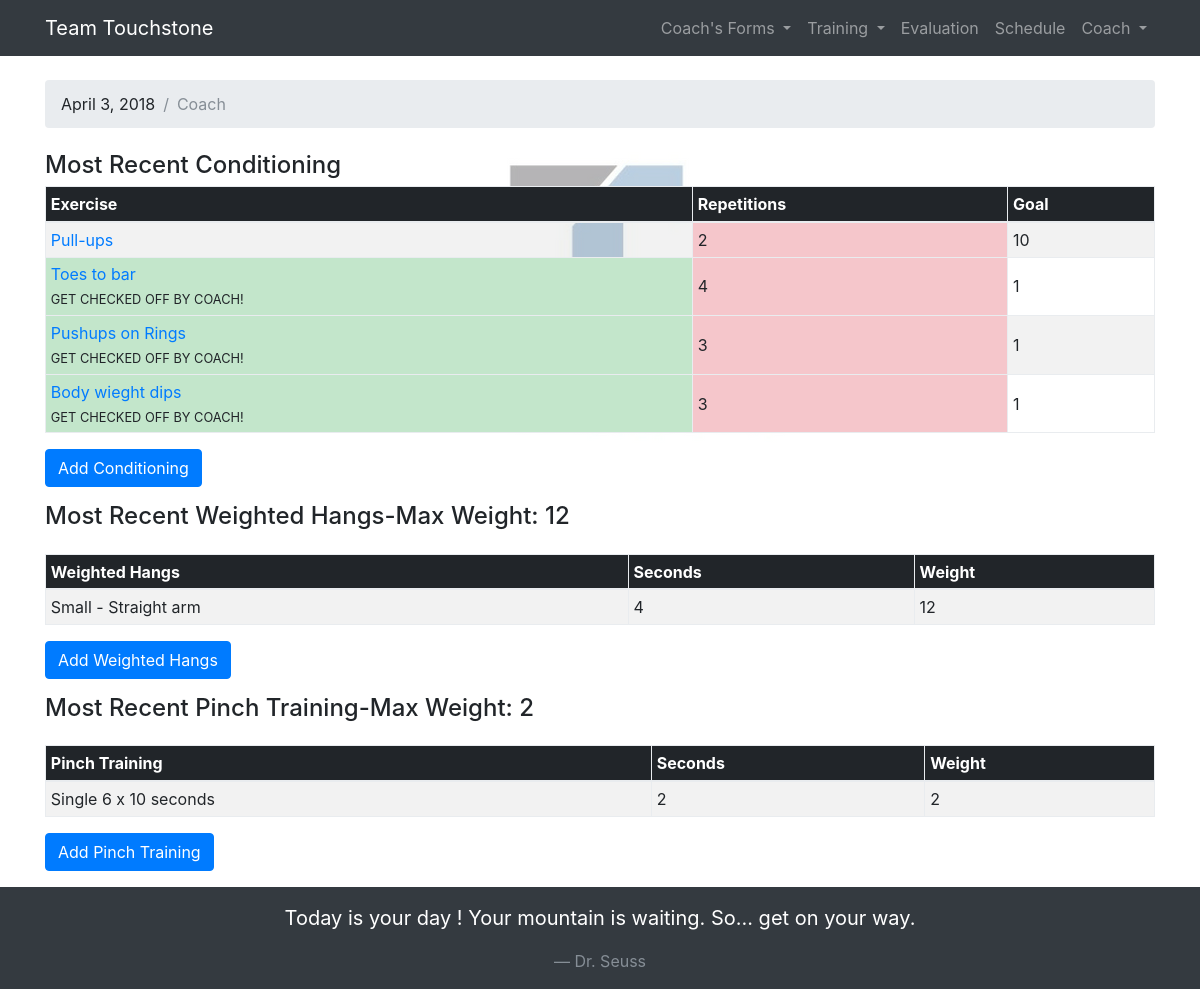
The page /AthletePage/ (signed in) on the database its author committed.
### training/models.py (models this page shows, shortened)
class Athlete(models.Model):
    user = models.OneToOneField(User, on_delete=models.CASCADE)
    birthdate = models.DateField(null=True, blank=True)
    height = models.IntegerField(null=True, blank=True)
    wingspan = models.IntegerField(null=True, blank=True)
    ape_index = models.IntegerField(null=True, blank=True)
    weight = models.IntegerField(null=True, blank=True)
    guardian1 = models.CharField(max_length=50, blank=True)
    guardian1_email = models.EmailField(max_length=75, blank=True)
    guardian2 = models.CharField(max_length=50, blank=True)
    guardian2_email = models.EmailField(max_length=75, blank=True)
    eval_date = models.DateField(null=True, blank=True)
    def get_weighted_training(self, training, max_weight=False):
        last_session = training.objects.filter(session__athlete=self).last()
        try:
            if max_weight:
                last_hangs = max(training.objects.filter(session=last_session.session).values('weight'))
            else:
                last_hangs = training.objects.filter(session=last_session.session)
            return last_hangs
        except:
            return None
    def get_conditioning(self, category_id, average=False):
        conditionings = Conditioning.objects.filter(session__athlete=self,
                exercise__category__id=category_id).last()
        if average:
            try:
                exercise_instances = Conditioning.objects.filter(session__athlete=self, exercise=conditionings.exercise)
                instance_total = len(exercise_instances)
                rep_total = 0
                for instance in exercise_instances:
                    rep_total += int(instance.repetitions)
                return {'object': conditionings, 'average':rep_total / instance_total}
            except:
                return None
        return {'object': conditionings}
    def can_do_weigthed_exercise(self):
        try:
            return date.today().year - self.birthdate.year > 13
        except:
            return False

class Conditioning(models.Model):
    SETS = (
        (1, 'First'),
        (2, 'Second'),
        (3, 'Third'),
    )
    session = models.ForeignKey(Session, related_name='conditioning_sets')
    exercise = models.ForeignKey(RefExercise, related_name='conditioning_sets')
    repetitions = models.IntegerField()
    setNum = models.IntegerField(choices=SETS, default=1)
    class Meta:
        unique_together = ('session', 'exercise', 'setNum')

class RefExercise(models.Model):
    exercise = models.CharField(max_length=40)
    description = models.CharField(max_length=200, blank=True)
    category = models.ForeignKey(RefCategory, related_name='exercises')
    order = models.IntegerField()
    goal = models.IntegerField()
    def __str__(self):
        return self.exercise

class WeightedHangs(models.Model):
    session = models.ForeignKey(Session, related_name='weighted_hangs')
    hang = models.ForeignKey(RefExercise, related_name="weighted_hangs")
    weight = models.IntegerField()
    seconds = models.IntegerField()

class PinchBlocks(models.Model):
    session = models.ForeignKey(Session, related_name='pinch_blocks')
    pinch = models.ForeignKey(RefExercise, related_name='pinch_blocks') #, related_name='pinch_blocks')
    weight = models.IntegerField()
    seconds = models.IntegerField()

class ClimbingQuotes(models.Model):
    author = models.CharField(max_length=30)
    quote = models.CharField(max_length=200)

### training/views.py (the view)
# urls.py: url(r'^AthletePage/$', views.athletePage, name='athletePage'),
@login_required
def athletePage(request):
    athlete = get_user(request)
    quote = ClimbingQuotes.objects.get(id=random.randint(1, quote_num))
    conditioning = []
    for key in CATEGORY_ID:
        exercise_obj = athlete.get_conditioning(CATEGORY_ID[key], True)
        if exercise_obj is not None:
            conditioning.append(exercise_obj)
    weighted_hangs = athlete.get_weighted_training(WeightedHangs)
    pinch_training = athlete.get_weighted_training(PinchBlocks)
    max_weighted_hangs = athlete.get_weighted_training(WeightedHangs, max_weight=True)
    max_weighted_pinch = athlete.get_weighted_training(PinchBlocks, max_weight=True)
    return render(request, 'athlete_page.html', {'athlete': athlete, 'date': DATE, 'quote': quote,
              'conditioning': conditioning,'max_weighted_pinch':max_weighted_pinch, 'max_weighted_hangs': max_weighted_hangs, 'weighted_hangs': weighted_hangs,
              'pinch_training':pinch_training})

### training/views.py (called while the page is built)
def get_user(request):
    pk = request.user.pk
    athlete = get_object_or_404(Athlete, user__pk=pk)
    return athlete

### templates/athlete_page.html (shortened to what this page needs)
{% extends 'base.html' %}
{% block breadcrumb %}
<li class="breadcrumb-item">{{ date }}</li>
<li class="breadcrumb-item active">{{athlete.user.username}}</li>
{% endblock %}
{% block content %}
<table class="table table-sm table-striped table-bordered">
  <thead class="thead-inverse">
    <h4> Most Recent Conditioning</h4>
  <tr>
    <th>Exercise</th>
    <th>Repetitions</th>
    <th>Goal</th>
  </tr>
</thead>
<tbody>
  {% for condition in conditioning %}
  <tr>
    {% if condition.object.repetitions >= condition.object.exercise.goal %}
    <td class="align-middle table-success"><a href='{% url 'exercise_description' condition.object.exercise.pk %}'>
                                            {{ condition.object.exercise }}
                                          </a>
      <div>  <small class="text-right">GET CHECKED OFF BY COACH!</small></div>
    </td>
      {% else %}
      <td class="align-middle"><a href='{% url 'exercise_description' condition.object.exercise.pk %}'>
                                              {{ condition.object.exercise }}
                                            </a></td>
{% endif %}
    {% if condition.object.repetitions == condition.average %}
    <td class="table-warning align-middle">{{ condition.object.repetitions}}
    </td>
    {% elif condition.object.repetitions < condition.average %}
    <td class="table-danger align-middle">{{ condition.object.repetitions}}
    </td>
    {% elif condition.object.repetitions > condition.average %}
    <td class="table-success align-middle">{{ condition.object.repetitions}}
    </td>
{% endif %}
    <td class="align-middle">{{ condition.object.exercise.goal }}
    </td>
  </tr>
{% endfor %}
</tbody>
</table>
<a href='{% url 'newConditioning' %}' class='btn btn-primary'>Add Conditioning</a>
{% if athlete.can_do_weigthed_exercise %}
<table class='table table-sm table-striped table-bordered'>
<thead class='thead-inverse'>
<h4 class ='py-3'>Most Recent Weighted Hangs-Max Weight: {{ max_weighted_hangs.weight }}
</h4>
<tr>
  <th>Weighted Hangs</th>
  <th>Seconds</th>
  <th>Weight</th>
</tr>
</thead>
<tbody>
{% for item in weighted_hangs %}
<tr>
  <td>{{ item.hang }}</td>
  <td>{{ item.seconds}}</td>
  <td>{{ item.weight }}</td>
</tr>
{% endfor %}
</tbody>
</table>
<a href='{% url 'weighted_hangs' %}' class='btn btn-primary'>Add Weighted Hangs</a>
<h4 class ='py-3'>Most Recent Pinch Training-Max Weight: {{ max_weighted_pinch.weight }}
</h4>
<table class='table table-sm table-striped table-bordered'>
<thead class='thead-inverse'>
<tr>
  <th>Pinch Training</th>
  <th>Seconds</th>
  <th>Weight</th>
</tr>
</thead>
<tbody>
  {% for item in pinch_training %}
  <tr>
    <td>{{ item.pinch }}</td>
    <td>{{ item.seconds }}</td>
    <td>{{ item.weight }}</td>
  </tr>
  {% endfor %}
</tbody>
</table>
<a href='{% url 'pinch_blocks' %}' class='btn btn-primary'>Add Pinch Training</a>
{% endif %}
{% endblock %}

### templates/base.html (shortened to what this page needs)
{% load static %}
<!DOCTYPE html>
<html>
  <head>
    <link rel="stylesheet" href="{% static 'css/bootstrap.min.css' %}">
    <link rel="stylesheet" href="{% static 'css/training.css' %}">
    <link rel="stylesheet" href="{% static 'css/flipclock.css' %}">
  </head>
  <body>
   {% block body %}
    <nav class="navbar navbar-expand-md navbar-dark bg-dark">
      <div class="container">
        <a class="navbar-brand" href="{% url 'home' %}">Team Touchstone</a>
        <div class="collapse navbar-collapse" id="mainMenu">
          {% if user.is_authenticated %}
                <ul class="navbar-nav ml-auto">
                {% ifequal user.groups.all.0.name 'Coach' %}
                <li class="nav-item dropdown">
                  <a class="nav-link dropdown-toggle" href="#" id='CoachMenu' data-toggle="dropdown" aria-haspopup="true" aria-expanded="false">
                    Coach's Forms
                  </a>
                </li>
                  {% endifequal %}
                  <li class="nav-item dropdown">
                    <a class="nav-link dropdown-toggle" href="#" id='TrainingMenu' data-toggle="dropdown" aria-haspopup="true" aria-expanded="false">
                      Training
                    </a>
                  </li>
                  <li class="nav-item">
                    <a class="nav-link" href="{% url 'athleteMetrics' %}">Evaluation</a>
                  </li>
                  <li class="nav-item">
                    <a class="nav-link" href="{% url 'practice_schedule' %}">Schedule</a>
                  </li>
                  <li class="nav-item dropdown">
                    <a class="nav-link dropdown-toggle" href="#" id='userMenu' data-toggle="dropdown" aria-haspopup="true" aria-expanded="false">
                      {{ user.username }}
                    </a>
                  </li>
                </ul>
                {% else %}
                <form class="form-inline ml-auto">
                   <a href="{% url 'login' %}" class="btn btn-outline-secondary">Log in</a>
                   <a href="#" class="btn btn-primary ml-2">Sign up</a>
                </form>
            {% endif %}
              </div>
      </div>
    </nav>
<div class="background">
    <div class="container">
      <ol class="breadcrumb my-4">
        {% block breadcrumb %}
        {% endblock %}
      </ol>
      {% block content %}
      {% endblock %}
    </div>
    {% endblock body %}
  </div>
  </body>
  <footer class="pt-3">
    <div class='bg-dark'>
      <div class='blockquote text-white text-center'>
        <p class='pt-3'>{{quote.quote}}</p>
        <p class= 'pb-3 blockquote-footer'>{{quote.author}}</p>
      </div>
    </div>
  </footer>
</html>

### static/css/training.css (style rules this page uses)
.background { background-image: url(../img/TeamTouchstoneLogo.png); background-position: top center; background-repeat: no-repeat; background-size: auto; background-attachment: fixed; }

### rows shown on the page
Athlete: user.username "Coach"
Conditioning: object.exercise "Pull-ups", object.repetitions "2", object.exercise.goal "10"
Conditioning: object.exercise "Toes to bar", object.repetitions "4", object.exercise.goal "1"
Conditioning: object.exercise "Pushups on Rings", object.repetitions "3", object.exercise.goal "1"
Conditioning: object.exercise "Body wieght dips", object.repetitions "3", object.exercise.goal "1"
WeightedHangs: hang "Small - Straight arm", seconds "4", weight "12"
PinchBlocks: pinch "Single 6 x 10 seconds", seconds "2", weight "2"
ClimbingQuotes: quote "Today is your day ! Your mountain is waiting. So... get on your way.", author "Dr. Seuss"

### other values the page prints
{{ user.username }} "Coach"
{{ date }} "April 3, 2018"
{{ max_weighted_hangs.weight }} "12"
{{ max_weighted_pinch.weight }} "2"
